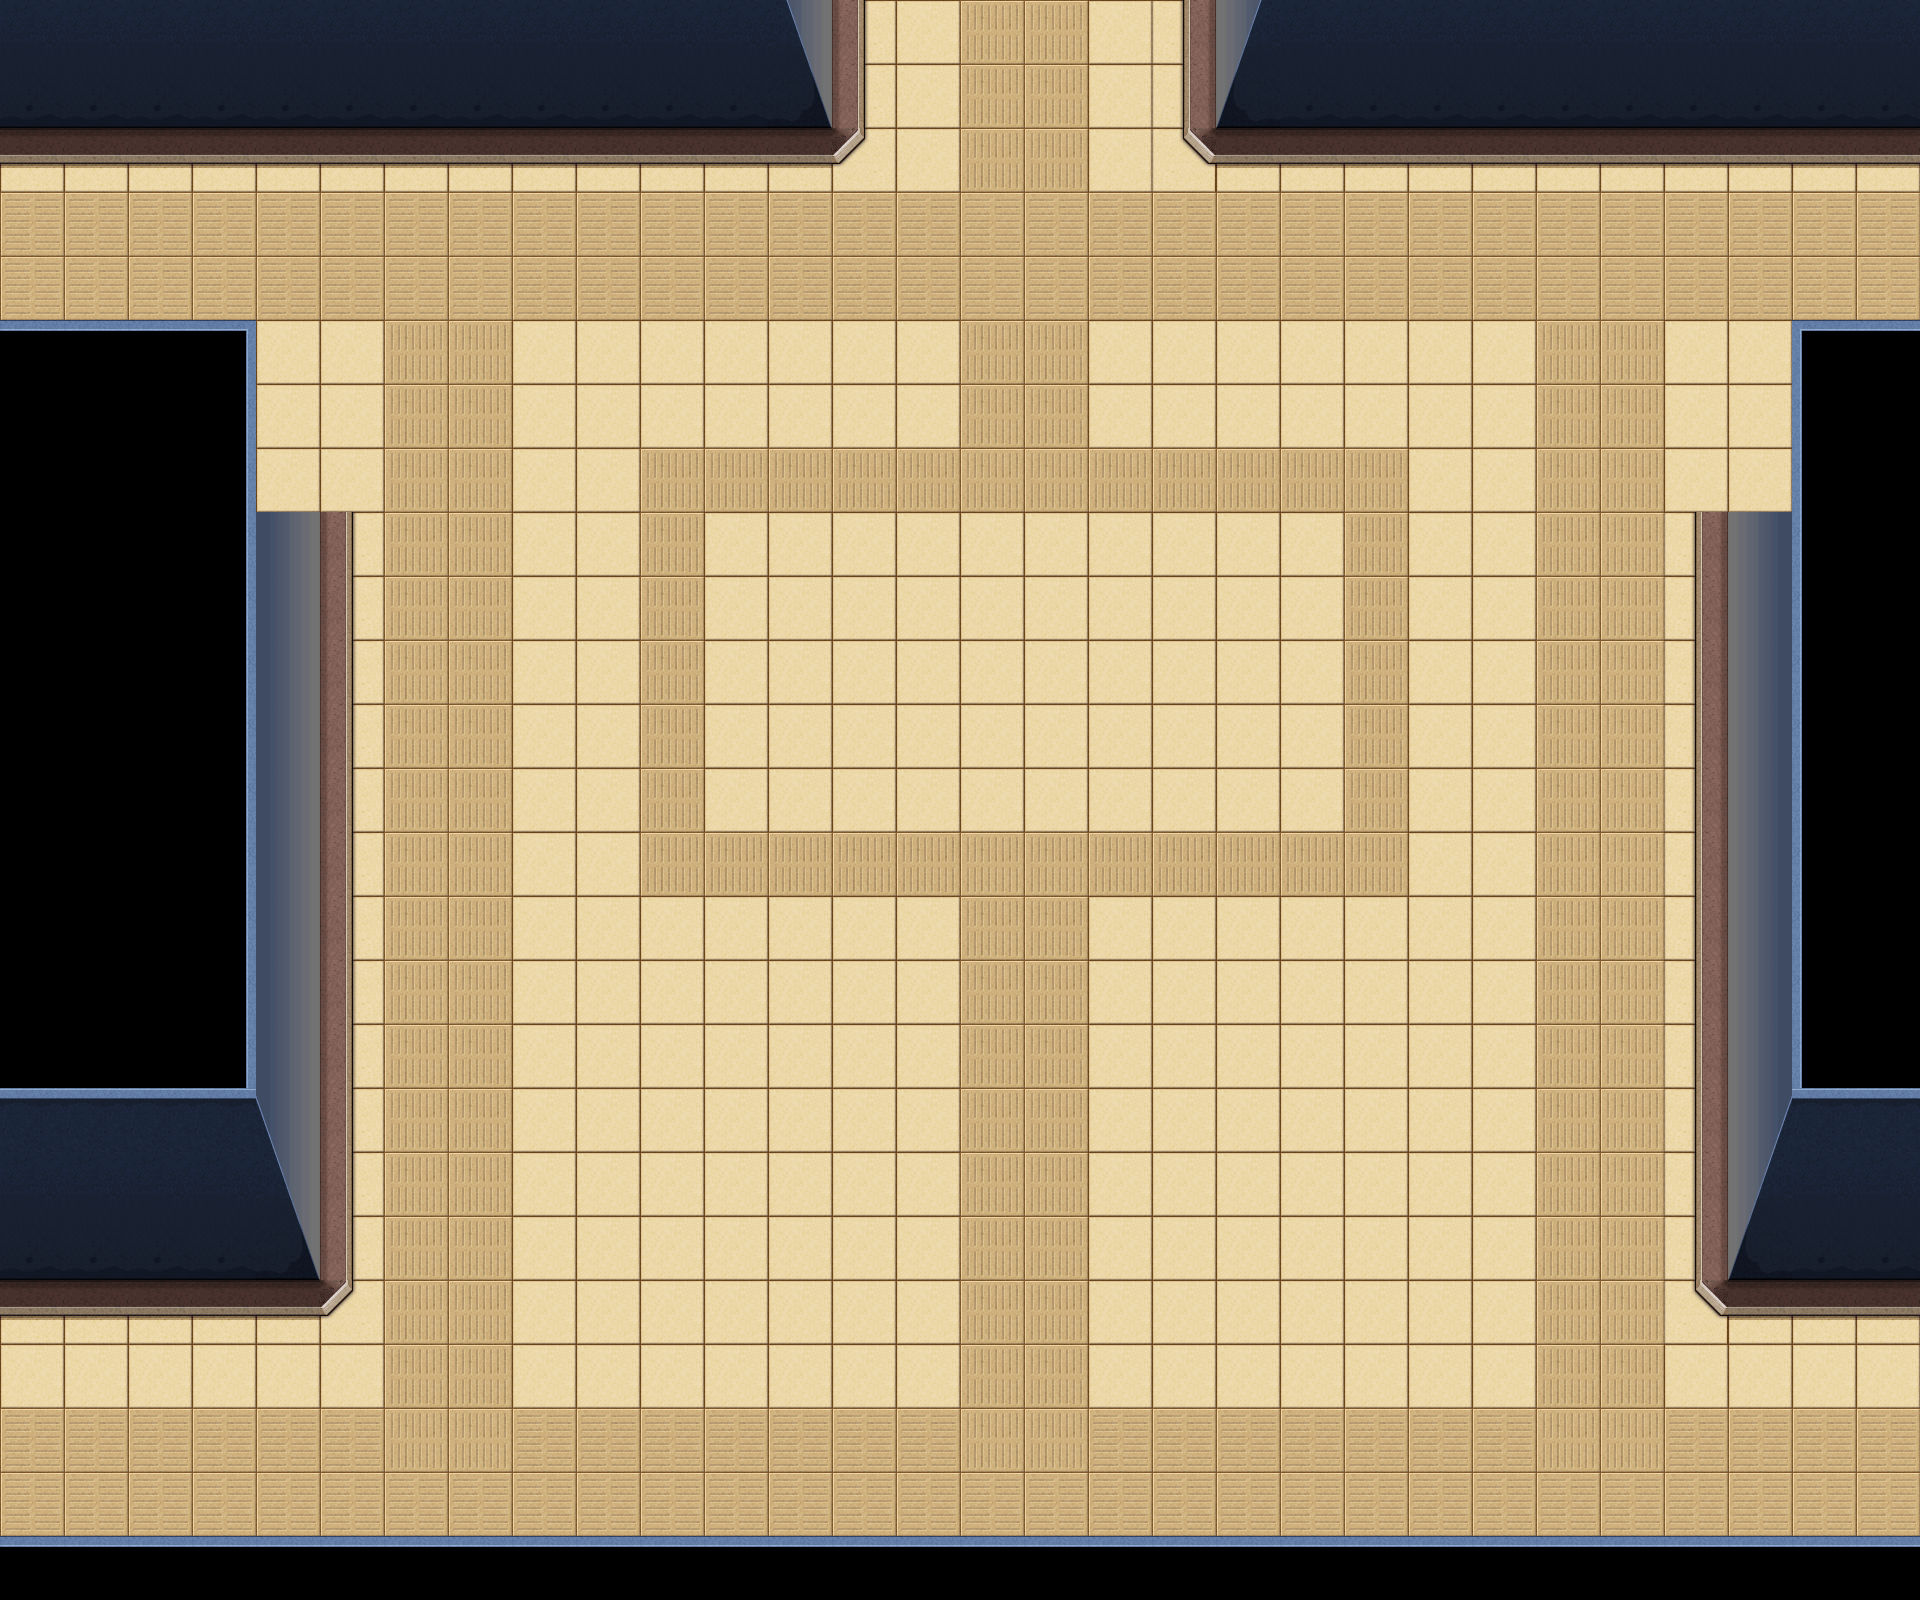

Rendered tile map (Tiled .tmx) drawn with the repository's tilesets; below, a short description and the map source with its tile grids summarised:
An orthogonal 30x25 tile map with 64x64 px tiles, 1 tile layer (background), 33 tilesets and 79 objects (15x collide, 8x collide_bullet).

<map version="1.0" orientation="orthogonal" width="30" height="25" tilewidth="64" tileheight="64">
 <tileset firstgid="1" name="bg03" tilewidth="64" tileheight="64">
  <image source="bg03.png" width="512" height="256" />
 </tileset>
 <tileset firstgid="33" name="jianzhu3_qiang02" tilewidth="101" tileheight="192">
  <image source="jianzhu3_qiang02.png" width="101" height="192" />
 </tileset>
 <tileset firstgid="34" name="jianzhu3_qiang01" tilewidth="101" tileheight="192">
  <image source="jianzhu3_qiang01.png" width="101" height="192" />
 </tileset>
 <tileset firstgid="35" name="jianzhu3_huatai" tilewidth="129" tileheight="173">
  <image source="jianzhu3_huatai.png" width="129" height="173" />
 </tileset>
 <tileset firstgid="36" name="jianzhu3_chuang02" tilewidth="52" tileheight="386">
  <image source="jianzhu3_chuang02.png" width="52" height="386" />
 </tileset>
 <tileset firstgid="37" name="jianzhu3_chuang01" tilewidth="52" tileheight="386">
  <image source="jianzhu3_chuang01.png" width="52" height="386" />
 </tileset>
 <tileset firstgid="38" name="jianzhu3_dianti" tilewidth="172" tileheight="196">
  <image source="jianzhu3_dianti.png" width="172" height="196" />
 </tileset>
 <tileset firstgid="39" name="jianzhu3_langan01" tilewidth="223" tileheight="105">
  <image source="jianzhu3_langan01.png" width="223" height="105" />
 </tileset>
 <tileset firstgid="40" name="jianzhu3_keng01" tilewidth="293" tileheight="131">
  <image source="jianzhu3_keng01.png" width="293" height="131" />
 </tileset>
 <tileset firstgid="41" name="jianzhu3_keng02" tilewidth="152" tileheight="81">
  <image source="jianzhu3_keng02.png" width="152" height="79" />
 </tileset>
 <tileset firstgid="41" name="jianzhu3_keng03" tilewidth="102" tileheight="39">
  <image source="jianzhu3_keng03.png" width="102" height="39" />
 </tileset>
 <tileset firstgid="42" name="jianzhu3_keng04" tilewidth="52" tileheight="20">
  <image source="jianzhu3_keng04.png" width="52" height="20" />
 </tileset>
 <tileset firstgid="43" name="jianzhu3_wuzi01" tilewidth="131" tileheight="63">
  <image source="jianzhu3_wuzi01.png" width="131" height="63" />
 </tileset>
 <tileset firstgid="44" name="jianzhu3_wuzi02" tilewidth="168" tileheight="53">
  <image source="jianzhu3_wuzi02.png" width="168" height="53" />
 </tileset>
 <tileset firstgid="45" name="jianzhu3_yizi01" tilewidth="85" tileheight="229">
  <image source="jianzhu3_yizi01.png" width="85" height="229" />
 </tileset>
 <tileset firstgid="46" name="jianzhu3_yizi02" tilewidth="85" tileheight="229">
  <image source="jianzhu3_yizi02.png" width="85" height="229" />
 </tileset>
 <tileset firstgid="47" name="jianzhu3_zhuozi01" tilewidth="518" tileheight="213">
  <image source="jianzhu3_zhuozi01.png" width="518" height="213" />
 </tileset>
 <tileset firstgid="48" name="jianzhu3_zhuozi02" tilewidth="202" tileheight="256">
  <image source="jianzhu3_zhuozi02.png" width="202" height="256" />
 </tileset>
 <tileset firstgid="49" name="jianzhu3_zhuozi03" tilewidth="202" tileheight="256">
  <image source="jianzhu3_zhuozi03.png" width="202" height="256" />
 </tileset>
 <tileset firstgid="50" name="jianzhu_xuezi01" tilewidth="242" tileheight="196">
  <image source="jianzhu_xuezi01.png" width="242" height="196" />
 </tileset>
 <tileset firstgid="51" name="jianzhu_xuezi02" tilewidth="219" tileheight="141">
  <image source="jianzhu_xuezi02.png" width="219" height="141" />
 </tileset>
 <tileset firstgid="52" name="jianzhu_xuezi03" tilewidth="192" tileheight="132">
  <image source="jianzhu_xuezi03.png" width="192" height="132" />
 </tileset>
 <tileset firstgid="53" name="jianzhu_xuezi04" tilewidth="421" tileheight="156">
  <image source="jianzhu_xuezi04.png" width="421" height="156" />
 </tileset>
 <tileset firstgid="54" name="jianzhu_xuezi05" tilewidth="180" tileheight="297">
  <image source="jianzhu_xuezi05.png" width="180" height="297" />
 </tileset>
 <tileset firstgid="55" name="jianzhu_xiangzi05" tilewidth="150" tileheight="170">
  <image source="jianzhu_xiangzi05.png" width="150" height="170" />
 </tileset>
 <tileset firstgid="56" name="jianzhu_xiangzi06" tilewidth="90" tileheight="113">
  <image source="jianzhu_xiangzi06.png" width="90" height="113" />
 </tileset>
 <tileset firstgid="57" name="jianzhu_xiangzi02" tilewidth="122" tileheight="126">
  <image source="jianzhu_xiangzi02.png" width="122" height="126" />
 </tileset>
 <tileset firstgid="58" name="jianzhu_xiangzi03" tilewidth="122" tileheight="76">
  <image source="jianzhu_xiangzi03.png" width="122" height="76" />
 </tileset>
 <tileset firstgid="59" name="jianzhu2_xiangzi0" tilewidth="192" tileheight="168">
  <image source="jianzhu2_xiangzi0.png" width="192" height="168" />
 </tileset>
 <tileset firstgid="60" name="jianzhu_xiangzi04" tilewidth="183" tileheight="126">
  <image source="jianzhu_xiangzi04.png" width="183" height="126" />
 </tileset>
 <tileset firstgid="61" name="jianzhu_xiangzi01" tilewidth="71" tileheight="80">
  <image source="jianzhu_xiangzi01.png" width="71" height="80" />
 </tileset>
 <tileset firstgid="62" name="jianzhu_xiangzi07" tilewidth="92" tileheight="112">
  <image source="jianzhu_xiangzi07.png" width="92" height="112" />
 </tileset>
 <tileset firstgid="63" name="jianzhu_qiang01" tilewidth="92" tileheight="54">
  <image source="jianzhu_qiang01.png" width="92" height="54" />
 </tileset>
 <layer name="background" width="30" height="25">
  <data>[750 cells, 750 non-empty, 25 distinct tile ids]</data>
 </layer>
 <objectgroup name="left" width="30" height="25">
  <properties>
   <property name="filename" value="jianzhu3_qiang01.png" />
   <property name="groundlayer" value="1" />
  </properties>
  <object gid="34" x="256" y="512">
   <properties>
    <property name="groundZ" value="1" />
   </properties>
  </object>
 </objectgroup>
 <objectgroup name="flower" width="30" height="25">
  <properties>
   <property name="filename" value="jianzhu3_huatai.png" />
   <property name="groundlayer" value="1" />
  </properties>
  <object gid="35" x="640" y="1169">
   <properties>
    <property name="groundZ" value="1" />
   </properties>
  </object>
  <object gid="35" x="1279" y="1169">
   <properties>
    <property name="groundZ" value="1" />
   </properties>
  </object>
  <object gid="35" x="1279" y="1315">
   <properties>
    <property name="groundZ" value="2" />
   </properties>
  </object>
  <object gid="35" x="640" y="1314">
   <properties>
    <property name="groundZ" value="2" />
   </properties>
  </object>
 </objectgroup>
 <objectgroup name="rightdoor" width="30" height="25">
  <properties>
   <property name="filename" value="jianzhu3_chuang02.png" />
   <property name="groundlayer" value="1" />
  </properties>
 </objectgroup>
 <objectgroup name="rightdooropen" width="30" height="25">
  <properties>
   <property name="filename" value="jianzhu3_men04.png" />
   <property name="groundlayer" value="1" />
  </properties>
 </objectgroup>
 <objectgroup name="leftdoor" width="30" height="25">
  <properties>
   <property name="filename" value="jianzhu3_men01.png" />
   <property name="groundlayer" value="1" />
  </properties>
 </objectgroup>
 <objectgroup name="leftdooropen" width="30" height="25">
  <properties>
   <property name="filename" value="jianzhu3_men03.png" />
   <property name="groundlayer" value="1" />
  </properties>
 </objectgroup>
 <objectgroup name="leftboli" width="30" height="25">
  <properties>
   <property name="filename" value="jianzhu3_chuang01.png" />
   <property name="groundlayer" value="1" />
  </properties>
  <object gid="37" x="262" y="820">
   <properties>
    <property name="groundZ" value="2" />
   </properties>
  </object>
  <object gid="37" x="261" y="1179">
   <properties>
    <property name="groundZ" value="2" />
   </properties>
  </object>
 </objectgroup>
 <objectgroup name="door" width="30" height="25">
  <properties>
   <property name="filename" value="jianzhu3_dianti.png" />
   <property name="groundlayer" value="1" />
  </properties>
  <object gid="38" x="-67" y="1307">
   <properties>
    <property name="groundZ" value="1" />
   </properties>
  </object>
  <object gid="38" x="298" y="154">
   <properties>
    <property name="groundZ" value="1" />
   </properties>
  </object>
  <object gid="38" x="1513" y="154">
   <properties>
    <property name="groundZ" value="1" />
   </properties>
  </object>
 </objectgroup>
 <objectgroup name="warning" width="30" height="25">
  <properties>
   <property name="filename" value="jianzhu3_langan01.png" />
   <property name="groundlayer" value="1" />
  </properties>
  <object gid="39" x="1592" y="158">
   <properties>
    <property name="groundZ" value="1" />
   </properties>
  </object>
  <object gid="39" x="1794" y="158">
   <properties>
    <property name="groundZ" value="1" />
   </properties>
  </object>
  <object gid="39" x="31" y="166">
   <properties>
    <property name="groundZ" value="1" />
   </properties>
  </object>
  <object gid="39" x="354" y="167">
   <properties>
    <property name="groundZ" value="1" />
   </properties>
  </object>
 </objectgroup>
 <objectgroup name="keng1" width="30" height="25">
  <properties>
   <property name="filename" value="jianzhu3_keng01.png" />
   <property name="groundlayer" value="1" />
  </properties>
  <object gid="40" x="463" y="501" />
  <object gid="40" x="911" y="887">
   <properties>
    <property name="groundZ" value="1" />
   </properties>
  </object>
 </objectgroup>
 <objectgroup name="keng2" width="30" height="25">
  <properties>
   <property name="filename" value="jianzhu3_keng02.png" />
   <property name="groundlayer" value="1" />
  </properties>
  <object x="1370" y="668" />
  <object x="537" y="1437" />
 </objectgroup>
 <objectgroup name="keng3" width="30" height="25">
  <properties>
   <property name="filename" value="jianzhu3_keng03.png" />
   <property name="groundlayer" value="1" />
  </properties>
  <object gid="41" x="1481" y="305" />
  <object gid="41" x="1351" y="1464" />
  <object gid="41" x="1742" y="1390" />
  <object gid="41" x="232" y="237" />
 </objectgroup>
 <objectgroup name="keng4" width="30" height="25">
  <properties>
   <property name="filename" value="jianzhu3_keng04.png" />
   <property name="groundlayer" value="1" />
  </properties>
  <object gid="42" x="1115" y="605" />
  <object gid="42" x="390" y="942" />
  <object gid="42" x="54" y="1516" />
 </objectgroup>
 <objectgroup name="wuzi1" width="30" height="25">
  <properties>
   <property name="filename" value="jianzhu3_wuzi01.png" />
   <property name="groundlayer" value="1" />
  </properties>
  <object gid="43" x="1204" y="-64" />
 </objectgroup>
 <objectgroup name="wuzi2" width="30" height="25">
  <properties>
   <property name="filename" value="jianzhu3_wuzi02.png" />
   <property name="groundlayer" value="1" />
  </properties>
  <object gid="44" x="1006" y="-70" />
 </objectgroup>
 <objectgroup name="chairleft" width="30" height="25">
  <properties>
   <property name="filename" value="jianzhu3_yizi01.png" />
   <property name="groundlayer" value="1" />
  </properties>
  <object gid="45" x="748" y="1268">
   <properties>
    <property name="groundZ" value="3" />
   </properties>
  </object>
 </objectgroup>
 <objectgroup name="chairright" width="30" height="25">
  <properties>
   <property name="filename" value="jianzhu3_yizi02.png" />
   <property name="groundlayer" value="1" />
  </properties>
  <object gid="46" x="1219" y="1259">
   <properties>
    <property name="groundZ" value="3" />
   </properties>
  </object>
 </objectgroup>
 <objectgroup name="deskleft" width="30" height="25">
  <properties>
   <property name="filename" value="jianzhu3_zhuozi02.png" />
   <property name="groundlayer" value="1" />
  </properties>
  <object gid="48" x="2251" y="1039" />
 </objectgroup>
 <objectgroup name="deskright" width="30" height="25">
  <properties>
   <property name="filename" value="jianzhu3_zhuozi03.png" />
   <property name="groundlayer" value="1" />
  </properties>
  <object gid="49" x="2252" y="747" />
 </objectgroup>
 <objectgroup name="blood1" width="30" height="25">
  <properties>
   <property name="filename" value="jianzhu_xuezi01.png" />
   <property name="groundlayer" value="1" />
  </properties>
  <object gid="50" x="1049" y="489" />
  <object gid="50" x="-73" y="1528" />
  <object gid="50" x="1455" y="1021" />
 </objectgroup>
 <objectgroup name="blood2" width="30" height="25">
  <properties>
   <property name="filename" value="jianzhu_xuezi02.png" />
   <property name="groundlayer" value="1" />
  </properties>
  <object gid="51" x="838" y="1392">
   <properties>
    <property name="groundZ" value="1" />
   </properties>
  </object>
  <object gid="51" x="958" y="102">
   <properties>
    <property name="groundZ" value="1" />
   </properties>
  </object>
 </objectgroup>
 <objectgroup name="blood3" width="30" height="25">
  <properties>
   <property name="filename" value="jianzhu_xuezi03.png" />
   <property name="groundlayer" value="1" />
  </properties>
  <object gid="52" x="1014" y="961">
   <properties>
    <property name="groundZ" value="2" />
   </properties>
  </object>
  <object gid="52" x="1414" y="501">
   <properties>
    <property name="groundZ" value="1" />
   </properties>
  </object>
  <object gid="52" x="725" y="352">
   <properties>
    <property name="groundZ" value="1" />
   </properties>
  </object>
 </objectgroup>
 <objectgroup name="blood4" width="30" height="25">
  <properties>
   <property name="filename" value="jianzhu_xuezi04.png" />
   <property name="groundlayer" value="1" />
  </properties>
  <object gid="53" x="-141" y="322" />
  <object gid="53" x="1653" y="1527" />
  <object gid="53" x="1630" y="319" />
 </objectgroup>
 <objectgroup name="blood5" width="30" height="25">
  <properties>
   <property name="filename" value="jianzhu_xuezi05.png" />
   <property name="groundlayer" value="1" />
  </properties>
  <object gid="54" x="409" y="977" />
 </objectgroup>
 <objectgroup name="blackboxb" width="30" height="25">
  <properties>
   <property name="filename" value="jianzhu_xiangzi05.png" />
   <property name="groundlayer" value="1" />
  </properties>
  <object gid="55" x="1807" y="209">
   <properties>
    <property name="groundZ" value="1" />
   </properties>
  </object>
 </objectgroup>
 <objectgroup name="blackboxs" width="30" height="25">
  <properties>
   <property name="filename" value="jianzhu_xiangzi06.png" />
   <property name="groundlayer" value="1" />
  </properties>
  <object gid="56" x="1604" y="213">
   <properties>
    <property name="groundZ" value="1" />
   </properties>
  </object>
 </objectgroup>
 <objectgroup name="greenboxb" width="30" height="25">
  <properties>
   <property name="filename" value="jianzhu_xiangzi02.png" />
   <property name="groundlayer" value="1" />
  </properties>
  <object gid="57" x="628" y="169">
   <properties>
    <property name="groundZ" value="3" />
   </properties>
  </object>
 </objectgroup>
 <objectgroup name="greenboxs" width="30" height="25">
  <properties>
   <property name="filename" value="jianzhu_xiangzi03.png" />
   <property name="groundlayer" value="1" />
  </properties>
  <object gid="58" x="1690" y="208">
   <properties>
    <property name="groundZ" value="3" />
   </properties>
  </object>
 </objectgroup>
 <objectgroup name="greenbox2" width="30" height="25">
  <properties>
   <property name="filename" value="jianzhu2_xiangzi0.png" />
   <property name="groundlayer" value="1" />
  </properties>
  <object gid="59" x="1793" y="1410" />
 </objectgroup>
 <objectgroup name="mutouboxb" width="30" height="25">
  <properties>
   <property name="filename" value="jianzhu_xiangzi04.png" />
   <property name="groundlayer" value="1" />
  </properties>
  <object gid="60" x="2388" y="451">
   <properties>
    <property name="groundZ" value="3" />
   </properties>
  </object>
 </objectgroup>
 <objectgroup name="mutouboxs" width="30" height="25">
  <properties>
   <property name="filename" value="jianzhu_xiangzi01.png" />
   <property name="groundlayer" value="1" />
  </properties>
  <object gid="61" x="2040" y="833">
   <properties>
    <property name="groundZ" value="2" />
   </properties>
  </object>
 </objectgroup>
 <objectgroup name="qiangxieM16" width="30" height="25">
  <properties>
   <property name="filename" value="jianzhu_xiangzi07.png" />
   <property name="groundlayer" value="1" />
  </properties>
  <object gid="62" x="645" y="139">
   <properties>
    <property name="groundZ" value="10" />
   </properties>
  </object>
 </objectgroup>
 <objectgroup name="qiangxieSVD" width="30" height="25">
  <properties>
   <property name="filename" value="jianzhu_qiang01.png" />
   <property name="groundlayer" value="1" />
  </properties>
  <object gid="63" x="1706" y="186">
   <properties>
    <property name="groundZ" value="10" />
   </properties>
  </object>
 </objectgroup>
 <objectgroup name="right" width="30" height="25">
  <properties>
   <property name="buildlayer" value="1" />
   <property name="filename" value="jianzhu3_qiang02.png" />
  </properties>
  <object gid="33" x="1691" y="512">
   <properties>
    <property name="groundZ" value="1" />
   </properties>
  </object>
 </objectgroup>
 <objectgroup name="rightboli" width="30" height="25">
  <properties>
   <property name="filename" value="jianzhu3_chuang02.png" />
   <property name="groundlayer" value="1" />
  </properties>
  <object gid="36" x="1735" y="834">
   <properties>
    <property name="groundZ" value="2" />
   </properties>
  </object>
  <object gid="36" x="1734" y="1171">
   <properties>
    <property name="groundZ" value="2" />
   </properties>
  </object>
 </objectgroup>
 <objectgroup name="deskbig" width="30" height="25">
  <properties>
   <property name="buildlayer" value="1" />
   <property name="filename" value="jianzhu3_zhuozi01.png" />
  </properties>
  <object gid="47" x="767" y="751" />
 </objectgroup>
 <objectgroup name="collide_people" width="30" height="25" visible="0">
  <object type="collide" x="-55" y="-32" width="894" height="199" />
  <object type="collide" x="691" y="-164" width="854" height="148" />
  <object type="collide" x="1209" y="-67" width="596" height="201" />
  <object type="collide" x="1604" y="-2" width="381" height="212" />
  <object type="collide" x="1724" y="330" width="269" height="955" />
  <object type="collide" x="1794" y="1263" width="189" height="102" />
  <object type="collide" x="-34" y="1545" width="2105" height="115" />
  <object type="collide" x="-27" y="330" width="350" height="952" />
  <object type="collide" x="-109" y="143" width="100" height="1410" />
  <object type="collide" x="1926" y="201" width="89" height="1392" />
  <object type="collide" x="767" y="588" width="518" height="166" />
  <object type="collide" x="637" y="1007" width="132" height="306" />
  <object type="collide" x="1276" y="1006" width="133" height="308" />
  <object type="collide" x="697" y="1070" width="134" height="190" />
  <object type="collide" x="1221" y="1062" width="134" height="190" />
 </objectgroup>
 <objectgroup name="collide_bullet" width="30" height="25">
  <object type="collide_bullet" x="-47" y="-28" width="866" height="124" />
  <object type="collide_bullet" x="1830" y="-119" width="378" height="266" />
  <object type="collide_bullet" x="1751" y="447" width="189" height="781" />
  <object type="collide_bullet" x="1792" y="320" width="378" height="266" />
  <object type="collide_bullet" x="-82" y="446" width="382" height="780" />
  <object type="collide_bullet" x="-123" y="320" width="378" height="266" />
  <object type="collide_bullet" x="-12" y="1536" width="1978" height="87" />
  <object type="collide_bullet" x="1232" y="-181" width="718" height="270" />
 </objectgroup>
</map>
